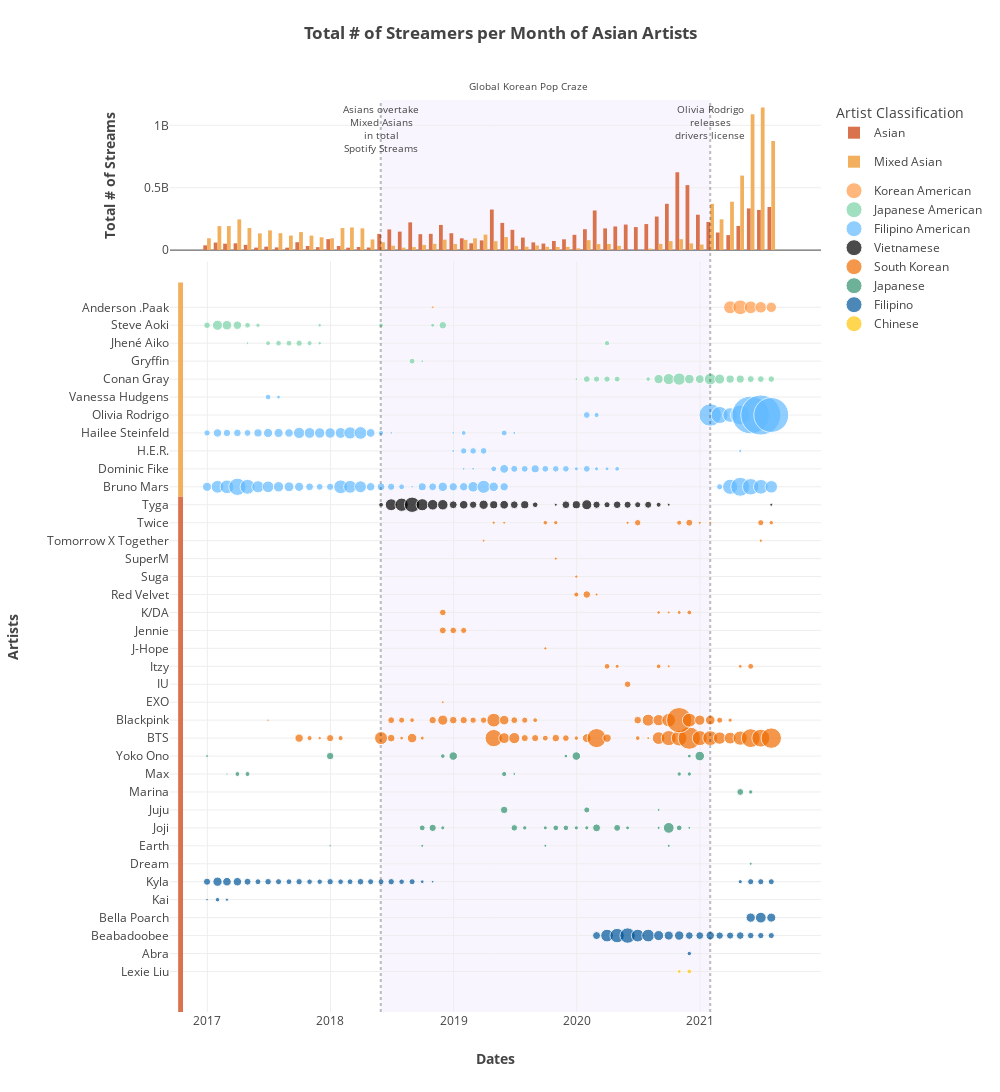

This figure's notebook cell:
### Markdown cell above
## Bubble + Bar Plots Colorful

### Code cell
import pandas as pd
import numpy as np
import plotly.graph_objects as go
from plotly.subplots import make_subplots

df_monthly_lineage = pd.read_csv('./post_processed_data/bubble_lineage.csv')
df_artist_monthly = pd.read_csv('./post_processed_data/bubble_artist.csv')

color_dict = {'Chinese' : '#ffc60a',
              'Filipino' : '#005799',
              'Filipino American' : '#61baff',
              'Japanese' : '#30916f',
              'Japanese American' : '#79d2a6',
              'Korean American' : '#ff9a47',
              'South Korean' : '#f06c00'}
lineage_color_dict = {'Asian':'#D9734E',
                      'Mixed Asian' : '#F2B05E'}

fig = make_subplots(rows=2,
                    shared_xaxes=True,
                    vertical_spacing = 0.0125,
                    row_heights = [1,5])

# Bar Plot at Row 1
for lineage in df_monthly_lineage.lineage.unique():
    bar_df = df_monthly_lineage[df_monthly_lineage.lineage == lineage]
    fig.add_trace(go.Bar(
            x= bar_df.date,
            y= bar_df.stream_count,
            name = lineage,
            marker_color = lineage_color_dict[lineage]
        ),
    row = 1,
    col = 1
    )


for country in df_artist_monthly.country.unique():
    sub = df_artist_monthly[df_artist_monthly.country == country]
    fig.add_trace(
        go.Scatter(x = sub.date,
                   y = sub.artist2,
                   mode = 'markers',
                   legendgroup = '1',
                   name = country,
                   marker = dict(
                           size = sub.stream_count,
                           sizemode = 'area',
                           sizeref = 2*max(df_artist_monthly.stream_count)/(40**2),
                           sizemin = 1,
                           color = sub.color
                   )
                  ),
        row = 2,
        col = 1
    )

    
fig.add_annotation(text="Asians overtake<br>Mixed Asians<br>"
                   "in total<br>Spotify Streams",
                    xref="x1", yref="paper",
                    x='2018-05-30', y=1,
                    font = dict(size = 10),
                    showarrow=False)

fig.add_annotation(text="Olivia Rodrigo<br>releases<br>drivers license",
                    xref="x1", yref="paper",
                    x='2021-01-31', y=1,
                    font = dict(size = 10),
                    showarrow=False)

fig.add_annotation(text="Global Korean Pop Craze",
                    xref="paper", yref="paper",
                    x=0.55, y=1.025,
                    font = dict(size = 10),
                    showarrow=False)

fig.update_layout(
    width=1000,
    height=1150,
    xaxis2_title="<b>Dates<b>",
    yaxis1_title="<b>Total # of Streams<b>",
    yaxis2_title="<b>Artists<b>",
    title={
        'text': "<b>Total # of Streamers per Month of Asian Artists<b>",
        'y':0.975,
        'x':0.5,
        'xanchor': 'center',
        'yanchor': 'top'},
    legend_title="Artist Classification",
    hovermode=False,
    legend_traceorder = "reversed+grouped",
    template='none',
    shapes = [
        dict(type = 'rect', 
            x0= '0.02', 
            y0= '0.565',
            x1= '0.0125',
            y1= '0.8',
            xref = 'paper',
            yref = 'paper',
            opacity = 1,
            fillcolor = '#F2B05E',
            line_width=0,
            ),
        dict(type = 'rect', 
            x0= '0.02', 
            y0= '0',
            x1= '0.0125',
            y1= '0.565',
            xref = 'paper',
            yref = 'paper',
            opacity = 1,
            fillcolor = '#D9734E',
            line_width=0,
            ),
        dict(type = 'line',
            x0= '2018-05-30', 
            y0= '0',
            x1= '2018-05-30',
            y1= '1',
            xref = 'x1',
            yref = 'paper',
            opacity = 0.25,
            line = dict(dash= "dot")
            ),
        dict(type = 'line',
            x0= '2021-01-31', 
            y0= '0',
            x1= '2021-01-31',
            y1= '1',
            xref = 'x1',
            yref = 'paper',
            opacity = 0.25,
            line = dict(dash= "dot")
            ),
        dict(type = 'rect',
            x0= '2018-05-30', 
            y0= '0',
            x1= '2021-01-31',
            y1= '1',
            xref = 'x1',
            yref = 'paper',
            opacity = 0.1,
            fillcolor = '#C79BF2',
            layer="below",
            line_width=0,
            )
    ]
)

fig.update_yaxes(
    ticklabelposition="outside",
    automargin = True,
    title_standoff = 25
)
fig.show()

### Figure 1 — Plotly figure (JSON) as saved in the notebook; plotly's stock layout.template omitted (floating-point values rounded to 4 significant figures)
{"data": [{"marker": {"color": "#D9734E"}, "name": "Asian", "type": "bar", "x": ["2016-12-31", "2017-01-31", "2017-02-28", "2017-03-31", "2017-04-30", "2017-05-31", "2017-06-30", "2017-07-31", "2017-08-31", "2017-09-30", "2017-10-31", "2017-11-30", "2017-12-31", "2018-01-31", "2018-02-28", "2018-03-31", "2018-04-30", "2018-05-31", "2018-06-30", "2018-07-31", "2018-08-31", "2018-09-30", "2018-10-31", "2018-11-30", "2018-12-31", "2019-01-31", "2019-02-28", "2019-03-31", "2019-04-30", "2019-05-31", "2019-06-30", "2019-07-31", "2019-08-31", "2019-09-30", "2019-10-31", "2019-11-30", "2019-12-31", "2020-01-31", "2020-02-29", "2020-03-31", "2020-04-30", "2020-05-31", "2020-06-30", "2020-07-31", "2020-08-31", "2020-09-30", "2020-10-31", "2020-11-30", "2020-12-31", "2021-01-31", "2021-02-28", "2021-03-31", "2021-04-30", "2021-05-31", "2021-06-30", "2021-07-31"], "xaxis": "x", "y": [38148151, 60539091, 51369908, 54481455, 42096840, 20045590, 27641625, 21524286, 19586811, 63200184, 32741138, 23687416, 87894854, 32870019, 19489847, 24752261, 20706793, 129900691, 165693411, 148268132, 222286806, 127448520, 130507063, 201603488, 135370317, 94373662, 54521748, 77924527, 325187452, 218004564, 162461455, 100396175, 61753772, 52450262, 73282847, 86484812, 122528572, 167225027, 317478664, 173872558, 189477496, 204793335, 184602711, 208714442, 269027843, 371157709, 623870390, 520715848, 283620973, 225654057, 140825129, 120010604, 193672657, 334008239, 321910768, 345367671], "yaxis": "y"}, {"marker": {"color": "#F2B05E"}, "name": "Mixed Asian", "type": "bar", "x": ["2016-12-31", "2017-01-31", "2017-02-28", "2017-03-31", "2017-04-30", "2017-05-31", "2017-06-30", "2017-07-31", "2017-08-31", "2017-09-30", "2017-10-31", "2017-11-30", "2017-12-31", "2018-01-31", "2018-02-28", "2018-03-31", "2018-04-30", "2018-05-31", "2018-06-30", "2018-07-31", "2018-08-31", "2018-09-30", "2018-10-31", "2018-11-30", "2018-12-31", "2019-01-31", "2019-02-28", "2019-03-31", "2019-04-30", "2019-05-31", "2019-06-30", "2019-07-31", "2019-08-31", "2019-09-30", "2019-10-31", "2019-11-30", "2019-12-31", "2020-01-31", "2020-02-29", "2020-03-31", "2020-04-30", "2020-07-31", "2020-08-31", "2020-09-30", "2020-10-31", "2020-11-30", "2020-12-31", "2021-01-31", "2021-02-28", "2021-03-31", "2021-04-30", "2021-05-31", "2021-06-30", "2021-07-31"], "xaxis": "x", "y": [94950190, 192340363, 192781038, 245962042, 176621336, 133894111, 157909486, 135634619, 116584322, 144523360, 115969458, 102713844, 94566874, 176561162, 181168376, 174201351, 85523246, 62869390, 35153612, 19698815, 23961492, 41476239, 50460201, 83710983, 48445254, 82114113, 94456433, 124337861, 71438056, 104422843, 33810492, 26956765, 36954171, 26583220, 24855538, 25470836, 14499104, 79559453, 47969756, 48731187, 34028810, 11941165, 49965085, 71831284, 87417436, 53516191, 44534748, 370631242, 246558078, 387799630, 597049836, 1089189267, 1142755229, 874297633], "yaxis": "y"}, {"legendgroup": "1", "marker": {"color": ["#ffc60a", "#ffc60a"], "size": [8631303, 13055260], "sizemin": 1, "sizemode": "area", "sizeref": 1146000.0}, "mode": "markers", "name": "Chinese", "type": "scatter", "x": ["2020-10-31", "2020-11-30"], "xaxis": "x2", "y": ["Lexie Liu", "Lexie Liu"], "yaxis": "y2"}, {"legendgroup": "1", "marker": {"color": ["#005799", "#005799", "#005799", "#005799", "#005799", "#005799", "#005799", "#005799", "#005799", "#005799", "#005799", "#005799", "#005799", "#005799", "#005799", "#005799", "#005799", "#005799", "#005799", "#005799", "#005799", "#005799", "#005799", "#005799", "#005799", "#005799", "#005799", "#005799", "#005799", "#005799", "#005799", "#005799", "#005799", "#005799", "#005799", "#005799", "#005799", "#005799", "#005799", "#005799", "#005799", "#005799", "#005799", "#005799", "#005799", "#005799", "#005799", "#005799", "#005799", "#005799", "#005799", "#005799"], "size": [11066606, 36689802, 92440408, 119012645, 136267121, 93521621, 92700510, 58315062, 47876739, 50682883, 34231889, 34903730, 40796800, 31236584, 29607435, 33195690, 24319960, 22598858, 21251113, 49681733, 66471333, 47228196, 3684307, 11408808, 6037183, 29578593, 49130283, 42355419, 40798234, 28088554, 20045590, 24381883, 21524286, 19586811, 23061572, 17914386, 17060144, 22973561, 18306664, 19489847, 24752261, 20706793, 20001575, 23471935, 17652878, 21316319, 8019536, 4005668, 9987786, 21728948, 21539419, 20877178], "sizemin": 1, "sizemode": "area", "sizeref": 1146000.0}, "mode": "markers", "name": "Filipino", "type": "scatter", "x": ["2020-11-30", "2020-02-29", "2020-03-31", "2020-04-30", "2020-05-31", "2020-06-30", "2020-07-31", "2020-08-31", "2020-09-30", "2020-10-31", "2020-11-30", "2020-12-31", "2021-01-31", "2021-02-28", "2021-03-31", "2021-04-30", "2021-05-31", "2021-06-30", "2021-07-31", "2021-05-31", "2021-06-30", "2021-07-31", "2016-12-31", "2017-01-31", "2017-02-28", "2016-12-31", "2017-01-31", "2017-02-28", "2017-03-31", "2017-04-30", "2017-05-31", "2017-06-30", "2017-07-31", "2017-08-31", "2017-09-30", "2017-10-31", "2017-11-30", "2017-12-31", "2018-01-31", "2018-02-28", "2018-03-31", "2018-04-30", "2018-05-31", "2018-06-30", "2018-07-31", "2018-08-31", "2018-09-30", "2018-10-31", "2021-04-30", "2021-05-31", "2021-06-30", "2021-07-31"], "xaxis": "x2", "y": ["Abra", "Beabadoobee", "Beabadoobee", "Beabadoobee", "Beabadoobee", "Beabadoobee", "Beabadoobee", "Beabadoobee", "Beabadoobee", "Beabadoobee", "Beabadoobee", "Beabadoobee", "Beabadoobee", "Beabadoobee", "Beabadoobee", "Beabadoobee", "Beabadoobee", "Beabadoobee", "Beabadoobee", "Bella Poarch", "Bella Poarch", "Bella Poarch", "Kai", "Kai", "Kai", "Kyla", "Kyla", "Kyla", "Kyla", "Kyla", "Kyla", "Kyla", "Kyla", "Kyla", "Kyla", "Kyla", "Kyla", "Kyla", "Kyla", "Kyla", "Kyla", "Kyla", "Kyla", "Kyla", "Kyla", "Kyla", "Kyla", "Kyla", "Kyla", "Kyla", "Kyla", "Kyla"], "yaxis": "y2"}, {"legendgroup": "1", "marker": {"color": ["#30916f", "#30916f", "#30916f", "#30916f", "#30916f", "#30916f", "#30916f", "#30916f", "#30916f", "#30916f", "#30916f", "#30916f", "#30916f", "#30916f", "#30916f", "#30916f", "#30916f", "#30916f", "#30916f", "#30916f", "#30916f", "#30916f", "#30916f", "#30916f", "#30916f", "#30916f", "#30916f", "#30916f", "#30916f", "#30916f", "#30916f", "#30916f", "#30916f", "#30916f", "#30916f", "#30916f", "#30916f", "#30916f", "#30916f", "#30916f", "#30916f", "#30916f"], "size": [5156496, 3476906, 5131415, 4986728, 5329256, 20279571, 30455793, 9386828, 24332854, 11196156, 9392359, 18833290, 18155524, 10038436, 10003958, 36220545, 27480354, 8723675, 5556471, 66482648, 19201181, 4732343, 32451920, 21111742, 4685894, 26625163, 10663038, 2977306, 13683221, 14008286, 15730499, 4538692, 11135438, 10703805, 4885251, 31672140, 12568705, 41403778, 7839092, 41515639, 8410627, 52939203], "sizemin": 1, "sizemode": "area", "sizeref": 1146000.0}, "mode": "markers", "name": "Japanese", "type": "scatter", "x": ["2021-05-31", "2017-12-31", "2018-09-30", "2019-09-30", "2020-09-30", "2018-09-30", "2018-10-31", "2018-11-30", "2019-06-30", "2019-07-31", "2019-09-30", "2019-10-31", "2019-11-30", "2019-12-31", "2020-01-31", "2020-02-29", "2020-04-30", "2020-05-31", "2020-08-31", "2020-09-30", "2020-10-31", "2020-11-30", "2019-05-31", "2020-01-31", "2020-08-31", "2021-04-30", "2021-05-31", "2017-02-28", "2017-03-31", "2017-04-30", "2019-05-31", "2019-06-30", "2020-10-31", "2020-11-30", "2016-12-31", "2017-12-31", "2018-11-30", "2018-12-31", "2019-11-30", "2019-12-31", "2020-11-30", "2020-12-31"], "xaxis": "x2", "y": ["Dream", "Earth", "Earth", "Earth", "Earth", "Joji", "Joji", "Joji", "Joji", "Joji", "Joji", "Joji", "Joji", "Joji", "Joji", "Joji", "Joji", "Joji", "Joji", "Joji", "Joji", "Joji", "Juju", "Juju", "Juju", "Marina", "Marina", "Max", "Max", "Max", "Max", "Max", "Max", "Max", "Yoko Ono", "Yoko Ono", "Yoko Ono", "Yoko Ono", "Yoko Ono", "Yoko Ono", "Yoko Ono", "Yoko Ono"], "yaxis": "y2"}, {"legendgroup": "1", "marker": {"color": ["#f06c00", "#f06c00", "#f06c00", "#f06c00", "#f06c00", "#f06c00", "#f06c00", "#f06c00", "#f06c00", "#f06c00", "#f06c00", "#f06c00", "#f06c00", "#f06c00", "#f06c00", "#f06c00", "#f06c00", "#f06c00", "#f06c00", "#f06c00", "#f06c00", "#f06c00", "#f06c00", "#f06c00", "#f06c00", "#f06c00", "#f06c00", "#f06c00", "#f06c00", "#f06c00", "#f06c00", "#f06c00", "#f06c00", "#f06c00", "#f06c00", "#f06c00", "#f06c00", "#f06c00", "#f06c00", "#f06c00", "#f06c00", "#f06c00", "#f06c00", "#f06c00", "#f06c00", "#f06c00", "#f06c00", "#f06c00", "#f06c00", "#f06c00", "#f06c00", "#f06c00", "#f06c00", "#f06c00", "#f06c00", "#f06c00", "#f06c00", "#f06c00", "#f06c00", "#f06c00", "#f06c00", "#f06c00", "#f06c00", "#f06c00", "#f06c00", "#f06c00", "#f06c00", "#f06c00", "#f06c00", "#f06c00", "#f06c00", "#f06c00", "#f06c00", "#f06c00", "#f06c00", "#f06c00", "#f06c00", "#f06c00", "#f06c00", "#f06c00", "#f06c00", "#f06c00", "#f06c00", "#f06c00", "#f06c00", "#f06c00", "#f06c00", "#f06c00", "#f06c00", "#f06c00", "#f06c00", "#f06c00", "#f06c00", "#f06c00", "#f06c00", "#f06c00", "#f06c00"], "size": [40138612, 14826752, 6627272, 29772247, 14563355, 97173483, 34331274, 8177430, 52179871, 9120196, 172495744, 67948259, 71830725, 29020702, 29747874, 20019986, 33152236, 25750171, 11492417, 45244302, 209229553, 41037112, 13010491, 4805580, 92632722, 131038611, 143268107, 286624839, 129486249, 127187014, 88686827, 80358705, 115791474, 203099400, 183869025, 240000315, 3259742, 26813798, 21166270, 12955410, 31460677, 59440862, 33215087, 30459082, 23071601, 23789248, 108786149, 53471375, 26862153, 21922996, 13758251, 33319755, 83006767, 73087825, 106190646, 367488925, 111071867, 60831913, 53165939, 20901718, 10044464, 4241042, 25022226, 18856753, 9437321, 13157095, 4982232, 8072544, 19358664, 5933462, 27804244, 25026051, 21628846, 25295399, 7506484, 4642057, 8631303, 13055260, 14857172, 32851509, 4991751, 6288633, 5421847, 4467968, 6040553, 5870284, 4735509, 12117727, 10755427, 5668478, 23329682, 14831250, 27763352, 5459878, 4504304, 21391580, 11018464], "sizemin": 1, "sizemode": "area", "sizeref": 1146000.0}, "mode": "markers", "name": "South Korean", "type": "scatter", "x": ["2017-09-30", "2017-10-31", "2017-11-30", "2017-12-31", "2018-01-31", "2018-05-31", "2018-06-30", "2018-07-31", "2018-08-31", "2018-09-30", "2019-04-30", "2019-05-31", "2019-06-30", "2019-07-31", "2019-08-31", "2019-09-30", "2019-10-31", "2019-11-30", "2019-12-31", "2020-01-31", "2020-02-29", "2020-03-31", "2020-06-30", "2020-07-31", "2020-08-31", "2020-09-30", "2020-10-31", "2020-11-30", "2020-12-31", "2021-01-31", "2021-02-28", "2021-03-31", "2021-04-30", "2021-05-31", "2021-06-30", "2021-07-31", "2017-06-30", "2018-06-30", "2018-07-31", "2018-08-31", "2018-10-31", "2018-11-30", "2018-12-31", "2019-01-31", "2019-02-28", "2019-03-31", "2019-04-30", "2019-05-31", "2019-06-30", "2019-07-31", "2019-08-31", "2020-06-30", "2020-07-31", "2020-08-31", "2020-09-30", "2020-10-31", "2020-11-30", "2020-12-31", "2021-01-31", "2021-02-28", "2021-03-31", "2018-11-30", "2020-05-31", "2020-03-31", "2020-04-30", "2020-08-31", "2020-09-30", "2021-04-30", "2021-05-31", "2019-09-30", "2018-11-30", "2018-12-31", "2019-01-31", "2018-11-30", "2020-08-31", "2020-09-30", "2020-10-31", "2020-11-30", "2019-12-31", "2020-01-31", "2020-02-29", "2019-12-31", "2019-10-31", "2019-03-31", "2021-06-30", "2019-04-30", "2019-05-31", "2019-09-30", "2019-10-31", "2020-05-31", "2020-06-30", "2020-10-31", "2020-11-30", "2020-12-31", "2021-01-31", "2021-06-30", "2021-07-31"], "xaxis": "x2", "y": ["BTS", "BTS", "BTS", "BTS", "BTS", "BTS", "BTS", "BTS", "BTS", "BTS", "BTS", "BTS", "BTS", "BTS", "BTS", "BTS", "BTS", "BTS", "BTS", "BTS", "BTS", "BTS", "BTS", "BTS", "BTS", "BTS", "BTS", "BTS", "BTS", "BTS", "BTS", "BTS", "BTS", "BTS", "BTS", "BTS", "Blackpink", "Blackpink", "Blackpink", "Blackpink", "Blackpink", "Blackpink", "Blackpink", "Blackpink", "Blackpink", "Blackpink", "Blackpink", "Blackpink", "Blackpink", "Blackpink", "Blackpink", "Blackpink", "Blackpink", "Blackpink", "Blackpink", "Blackpink", "Blackpink", "Blackpink", "Blackpink", "Blackpink", "Blackpink", "EXO", "IU", "Itzy", "Itzy", "Itzy", "Itzy", "Itzy", "Itzy", "J-Hope", "Jennie", "Jennie", "Jennie", "K/DA", "K/DA", "K/DA", "K/DA", "K/DA", "Red Velvet", "Red Velvet", "Red Velvet", "Suga", "SuperM", "Tomorrow X Together", "Tomorrow X Together", "Twice", "Twice", "Twice", "Twice", "Twice", "Twice", "Twice", "Twice", "Twice", "Twice", "Twice", "Twice"], "yaxis": "y2"}, {"legendgroup": "1", "marker": {"color": [null, null, null, null, null, null, null, null, null, null, null, null, null, null, null, null, null, null, null, null, null, null, null, null, null, null, null, null, null], "size": [12725633, 81076404, 101271554, 135835206, 84897802, 64584925, 62866408, 35725401, 42285734, 31450147, 49667311, 38035275, 43667002, 34897031, 38256321, 18247647, 5120047, 34740025, 38336275, 58013516, 30347013, 21538285, 33547176, 29111835, 21421162, 28201585, 14086290, 4615520, 4992405], "sizemin": 1, "sizemode": "area", "sizeref": 1146000.0}, "mode": "markers", "name": "Vietnamese", "type": "scatter", "x": ["2018-05-31", "2018-06-30", "2018-07-31", "2018-08-31", "2018-09-30", "2018-10-31", "2018-11-30", "2018-12-31", "2019-01-31", "2019-02-28", "2019-03-31", "2019-04-30", "2019-05-31", "2019-06-30", "2019-07-31", "2019-08-31", "2019-10-31", "2019-11-30", "2019-12-31", "2020-01-31", "2020-02-29", "2020-03-31", "2020-04-30", "2020-05-31", "2020-06-30", "2020-07-31", "2020-08-31", "2020-09-30", "2021-07-31"], "xaxis": "x2", "y": ["Tyga", "Tyga", "Tyga", "Tyga", "Tyga", "Tyga", "Tyga", "Tyga", "Tyga", "Tyga", "Tyga", "Tyga", "Tyga", "Tyga", "Tyga", "Tyga", "Tyga", "Tyga", "Tyga", "Tyga", "Tyga", "Tyga", "Tyga", "Tyga", "Tyga", "Tyga", "Tyga", "Tyga", "Tyga"], "yaxis": "y2"}, {"legendgroup": "1", "marker": {"color": ["#61baff", "#61baff", "#61baff", "#61baff", "#61baff", "#61baff", "#61baff", "#61baff", "#61baff", "#61baff", "#61baff", "#61baff", "#61baff", "#61baff", "#61baff", "#61baff", "#61baff", "#61baff", "#61baff", "#61baff", "#61baff", "#61baff", "#61baff", "#61baff", "#61baff", "#61baff", "#61baff", "#61baff", "#61baff", "#61baff", "#61baff", "#61baff", "#61baff", "#61baff", "#61baff", "#61baff", "#61baff", "#61baff", "#61baff", "#61baff", "#61baff", "#61baff", "#61baff", "#61baff", "#61baff", "#61baff", "#61baff", "#61baff", "#61baff", "#61baff", "#61baff", "#61baff", "#61baff", "#61baff", "#61baff", "#61baff", "#61baff", "#61baff", "#61baff", "#61baff", "#61baff", "#61baff", "#61baff", "#61baff", "#61baff", "#61baff", "#61baff", "#61baff", "#61baff", "#61baff", "#61baff", "#61baff", "#61baff", "#61baff", "#61baff", "#61baff", "#61baff", "#61baff", "#61baff", "#61baff", "#61baff", "#61baff", "#61baff", "#61baff", "#61baff", "#61baff", "#61baff", "#61baff", "#61baff", "#61baff"], "size": [47890329, 92900078, 108074482, 171413937, 127324698, 84966091, 78229923, 62309859, 55896447, 48736814, 34872187, 26280830, 30898798, 109384648, 94393159, 81429342, 41533646, 35258271, 31118695, 19698815, 3794083, 36808523, 35597870, 51134661, 39339404, 40612437, 64528040, 98489685, 51801530, 39643348, 21126925, 130848941, 204919451, 154731065, 123580398, 90047770, 4431843, 4909732, 19636526, 44331682, 28755146, 26956765, 36954171, 26583220, 24855538, 25470836, 9817517, 26659249, 10182459, 9166164, 13556092, 5012766, 23522989, 25018661, 25848176, 5531998, 22611276, 40370649, 31715577, 33567107, 26789195, 38119941, 48500812, 46939402, 41703651, 73309724, 66611672, 62701259, 63668076, 67176514, 86775217, 92772009, 43989600, 15433599, 4034917, 4093084, 13546844, 20447813, 5055346, 26206287, 15549378, 289850368, 167949723, 122513999, 224301711, 813037352, 916780869, 697545166, 18248588, 8274955], "sizemin": 1, "sizemode": "area", "sizeref": 1146000.0}, "mode": "markers", "name": "Filipino American", "type": "scatter", "x": ["2016-12-31", "2017-01-31", "2017-02-28", "2017-03-31", "2017-04-30", "2017-05-31", "2017-06-30", "2017-07-31", "2017-08-31", "2017-09-30", "2017-10-31", "2017-11-30", "2017-12-31", "2018-01-31", "2018-02-28", "2018-03-31", "2018-04-30", "2018-05-31", "2018-06-30", "2018-07-31", "2018-08-31", "2018-09-30", "2018-10-31", "2018-11-30", "2018-12-31", "2019-01-31", "2019-02-28", "2019-03-31", "2019-04-30", "2019-05-31", "2021-02-28", "2021-03-31", "2021-04-30", "2021-05-31", "2021-06-30", "2021-07-31", "2019-01-31", "2019-02-28", "2019-04-30", "2019-05-31", "2019-06-30", "2019-07-31", "2019-08-31", "2019-09-30", "2019-10-31", "2019-11-30", "2019-12-31", "2020-01-31", "2020-02-29", "2020-03-31", "2020-04-30", "2018-12-31", "2019-01-31", "2019-02-28", "2019-03-31", "2021-04-30", "2016-12-31", "2017-01-31", "2017-02-28", "2017-03-31", "2017-04-30", "2017-05-31", "2017-06-30", "2017-07-31", "2017-08-31", "2017-09-30", "2017-10-31", "2017-11-30", "2017-12-31", "2018-01-31", "2018-02-28", "2018-03-31", "2018-04-30", "2018-05-31", "2018-06-30", "2018-12-31", "2019-01-31", "2019-05-31", "2019-06-30", "2020-01-31", "2020-02-29", "2021-01-31", "2021-02-28", "2021-03-31", "2021-04-30", "2021-05-31", "2021-06-30", "2021-07-31", "2017-06-30", "2017-07-31"], "xaxis": "x2", "y": ["Bruno Mars", "Bruno Mars", "Bruno Mars", "Bruno Mars", "Bruno Mars", "Bruno Mars", "Bruno Mars", "Bruno Mars", "Bruno Mars", "Bruno Mars", "Bruno Mars", "Bruno Mars", "Bruno Mars", "Bruno Mars", "Bruno Mars", "Bruno Mars", "Bruno Mars", "Bruno Mars", "Bruno Mars", "Bruno Mars", "Bruno Mars", "Bruno Mars", "Bruno Mars", "Bruno Mars", "Bruno Mars", "Bruno Mars", "Bruno Mars", "Bruno Mars", "Bruno Mars", "Bruno Mars", "Bruno Mars", "Bruno Mars", "Bruno Mars", "Bruno Mars", "Bruno Mars", "Bruno Mars", "Dominic Fike", "Dominic Fike", "Dominic Fike", "Dominic Fike", "Dominic Fike", "Dominic Fike", "Dominic Fike", "Dominic Fike", "Dominic Fike", "Dominic Fike", "Dominic Fike", "Dominic Fike", "Dominic Fike", "Dominic Fike", "Dominic Fike", "H.E.R.", "H.E.R.", "H.E.R.", "H.E.R.", "H.E.R.", "Hailee Steinfeld", "Hailee Steinfeld", "Hailee Steinfeld", "Hailee Steinfeld", "Hailee Steinfeld", "Hailee Steinfeld", "Hailee Steinfeld", "Hailee Steinfeld", "Hailee Steinfeld", "Hailee Steinfeld", "Hailee Steinfeld", "Hailee Steinfeld", "Hailee Steinfeld", "Hailee Steinfeld", "Hailee Steinfeld", "Hailee Steinfeld", "Hailee Steinfeld", "Hailee Steinfeld", "Hailee Steinfeld", "Hailee Steinfeld", "Hailee Steinfeld", "Hailee Steinfeld", "Hailee Steinfeld", "Olivia Rodrigo", "Olivia Rodrigo", "Olivia Rodrigo", "Olivia Rodrigo", "Olivia Rodrigo", "Olivia Rodrigo", "Olivia Rodrigo", "Olivia Rodrigo", "Olivia Rodrigo", "Vanessa Hudgens", "Vanessa Hudgens"], "yaxis": "y2"}, {"legendgroup": "1", "marker": {"color": ["#79d2a6", "#79d2a6", "#79d2a6", "#79d2a6", "#79d2a6", "#79d2a6", "#79d2a6", "#79d2a6", "#79d2a6", "#79d2a6", "#79d2a6", "#79d2a6", "#79d2a6", "#79d2a6", "#79d2a6", "#79d2a6", "#79d2a6", "#79d2a6", "#79d2a6", "#79d2a6", "#79d2a6", "#79d2a6", "#79d2a6", "#79d2a6", "#79d2a6", "#79d2a6", "#79d2a6", "#79d2a6", "#79d2a6", "#79d2a6", "#79d2a6", "#79d2a6", "#79d2a6", "#79d2a6", "#79d2a6", "#79d2a6", "#79d2a6", "#79d2a6"], "size": [4681587, 26693917, 22237919, 22965031, 20472718, 11941165, 49965085, 71831284, 87417436, 53516191, 44534748, 80780874, 57481430, 38510368, 36884084, 27792983, 26080982, 24466565, 20167409, 4667716, 4002713, 12930163, 18110403, 18984224, 22476822, 14485599, 6717169, 16599992, 24448585, 59069636, 52990979, 40980998, 18504730, 10808079, 7014586, 12177520, 9262210, 32576322], "sizemin": 1, "sizemode": "area", "sizeref": 1146000.0}, "mode": "markers", "name": "Japanese American", "type": "scatter", "x": ["2019-12-31", "2020-01-31", "2020-02-29", "2020-03-31", "2020-04-30", "2020-07-31", "2020-08-31", "2020-09-30", "2020-10-31", "2020-11-30", "2020-12-31", "2021-01-31", "2021-02-28", "2021-03-31", "2021-04-30", "2021-05-31", "2021-06-30", "2021-07-31", "2018-08-31", "2018-09-30", "2017-04-30", "2017-06-30", "2017-07-31", "2017-08-31", "2017-09-30", "2017-10-31", "2017-11-30", "2020-03-31", "2016-12-31", "2017-01-31", "2017-02-28", "2017-03-31", "2017-04-30", "2017-05-31", "2017-11-30", "2018-05-31", "2018-10-31", "2018-11-30"], "xaxis": "x2", "y": ["Conan Gray", "Conan Gray", "Conan Gray", "Conan Gray", "Conan Gray", "Conan Gray", "Conan Gray", "Conan Gray", "Conan Gray", "Conan Gray", "Conan Gray", "Conan Gray", "Conan Gray", "Conan Gray", "Conan Gray", "Conan Gray", "Conan Gray", "Conan Gray", "Gryffin", "Gryffin", "Jhené Aiko", "Jhené Aiko", "Jhené Aiko", "Jhené Aiko", "Jhené Aiko", "Jhené Aiko", "Jhené Aiko", "Jhené Aiko", "Steve Aoki", "Steve Aoki", "Steve Aoki", "Steve Aoki", "Steve Aoki", "Steve Aoki", "Steve Aoki", "Steve Aoki", "Steve Aoki", "Steve Aoki"], "yaxis": "y2"}, {"legendgroup": "1", "marker": {"color": ["#ff9a47", "#ff9a47", "#ff9a47", "#ff9a47", "#ff9a47", "#ff9a47"], "size": [5600121, 95926322, 125412592, 93627867, 76312980, 62238132], "sizemin": 1, "sizemode": "area", "sizeref": 1146000.0}, "mode": "markers", "name": "Korean American", "type": "scatter", "x": ["2018-10-31", "2021-03-31", "2021-04-30", "2021-05-31", "2021-06-30", "2021-07-31"], "xaxis": "x2", "y": ["Anderson .Paak", "Anderson .Paak", "Anderson .Paak", "Anderson .Paak", "Anderson .Paak", "Anderson .Paak"], "yaxis": "y2"}], "layout": {"annotations": [{"font": {"size": 10}, "showarrow": false, "text": "Asians overtake<br>Mixed Asians<br>in total<br>Spotify Streams", "x": "2018-05-30", "xref": "x", "y": 1, "yref": "paper"}, {"font": {"size": 10}, "showarrow": false, "text": "Olivia Rodrigo<br>releases<br>drivers license", "x": "2021-01-31", "xref": "x", "y": 1, "yref": "paper"}, {"font": {"size": 10}, "showarrow": false, "text": "Global Korean Pop Craze", "x": 0.55, "xref": "paper", "y": 1.025, "yref": "paper"}], "height": 1150, "hovermode": false, "legend": {"title": {"text": "Artist Classification"}, "traceorder": "reversed+grouped"}, "shapes": [{"fillcolor": "#F2B05E", "line": {"width": 0}, "opacity": 1, "type": "rect", "x0": "0.02", "x1": "0.0125", "xref": "paper", "y0": "0.565", "y1": "0.8", "yref": "paper"}, {"fillcolor": "#D9734E", "line": {"width": 0}, "opacity": 1, "type": "rect", "x0": "0.02", "x1": "0.0125", "xref": "paper", "y0": "0", "y1": "0.565", "yref": "paper"}, {"line": {"dash": "dot"}, "opacity": 0.25, "type": "line", "x0": "2018-05-30", "x1": "2018-05-30", "xref": "x", "y0": "0", "y1": "1", "yref": "paper"}, {"line": {"dash": "dot"}, "opacity": 0.25, "type": "line", "x0": "2021-01-31", "x1": "2021-01-31", "xref": "x", "y0": "0", "y1": "1", "yref": "paper"}, {"fillcolor": "#C79BF2", "layer": "below", "line": {"width": 0}, "opacity": 0.1, "type": "rect", "x0": "2018-05-30", "x1": "2021-01-31", "xref": "x", "y0": "0", "y1": "1", "yref": "paper"}], "title": {"text": "<b>Total # of Streamers per Month of Asian Artists<b>", "x": 0.5, "xanchor": "center", "y": 0.975, "yanchor": "top"}, "width": 1000, "xaxis": {"anchor": "y", "domain": [0, 1], "matches": "x2", "showticklabels": false}, "xaxis2": {"anchor": "y2", "domain": [0, 1], "title": {"text": "<b>Dates<b>"}}, "yaxis": {"anchor": "x", "automargin": true, "domain": [0.8354, 1], "ticklabelposition": "outside", "title": {"standoff": 25, "text": "<b>Total # of Streams<b>"}}, "yaxis2": {"anchor": "x2", "automargin": true, "domain": [0, 0.8229], "ticklabelposition": "outside", "title": {"standoff": 25, "text": "<b>Artists<b>"}}}}
